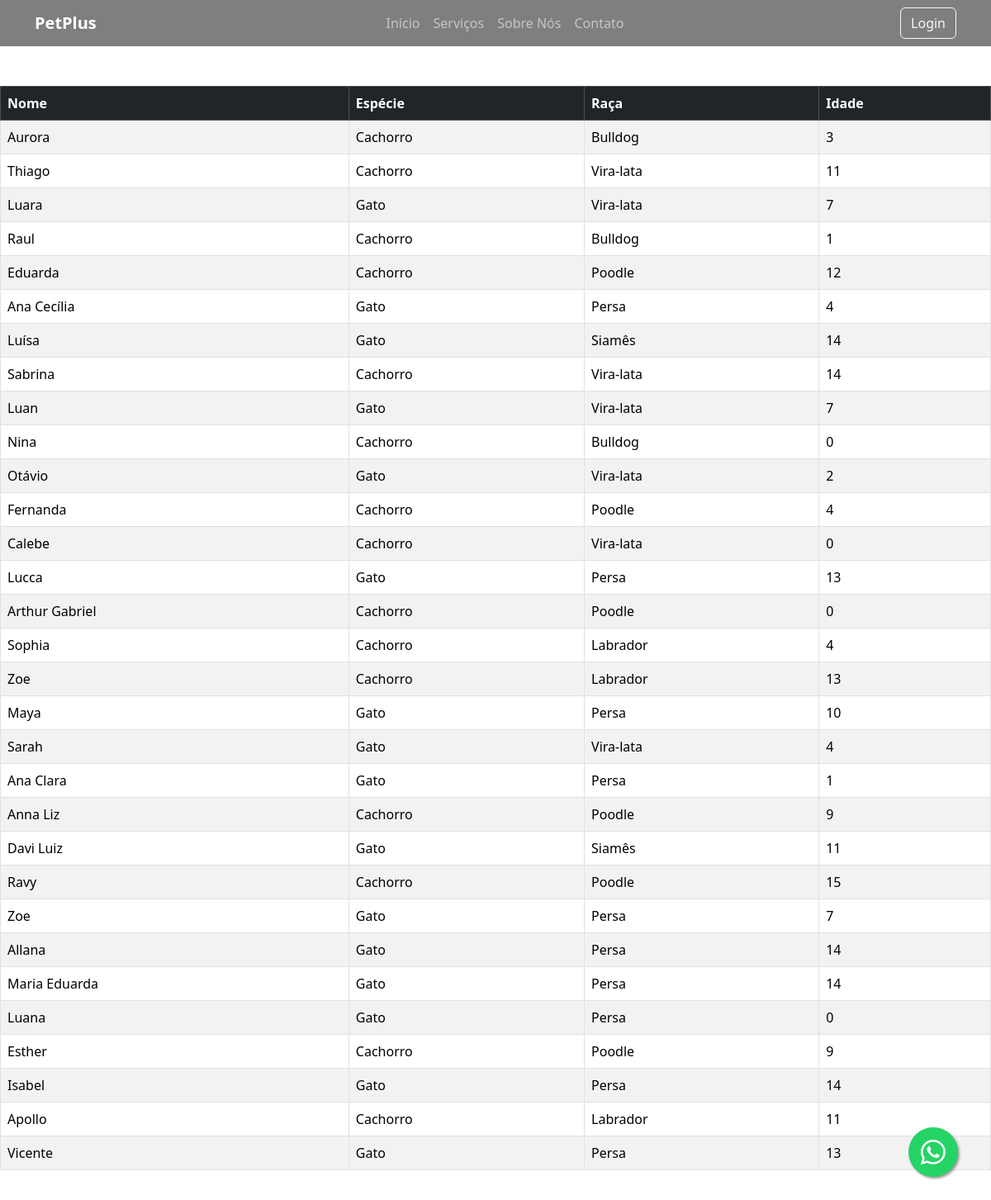
Page /animais/ on the committed database.
### core/models.py (models this page shows, shortened)
class Animal(models.Model):
    ESPECIES = [
        ('C', 'Cachorro'),
        ('G', 'Gato'),
        ('O', 'Outros'),
    ]
    SEXO = [
        ('M', 'Macho'),
        ('F', 'Fêmea'),
    ]
    nome = models.CharField(max_length=100)
    dono = models.ForeignKey(Cliente, on_delete=models.CASCADE, related_name='animais', blank=False, null=False)
    especie = models.CharField(max_length=1, choices=ESPECIES)
    raca = models.CharField(max_length=100)
    data_nascimento = models.DateField(null=True, blank=True)
    peso = models.DecimalField(max_digits=5, decimal_places=2, null=True, blank=True)
    sexo = models.CharField(max_length=1, choices=SEXO)
    observacoes = models.TextField(blank=True)
    @property
    def idade(self):
        if not self.data_nascimento:
            return 0
        hoje = date.today()
        idade_calculada = hoje.year - self.data_nascimento.year -(
            (hoje.month, hoje.day) < (self.data_nascimento.month, self.data_nascimento.day)
            )
        return idade_calculada

### core/views.py (the view)
# urls.py: path('animais/', views.lista_animais, name='lista_animais'),#acesso da Recepcionista
def lista_animais(request):
    animais = Animal.objects.all()
    return render(request, 'Recepcionista/lista_animais.html', {'animais': animais})

### templates/Recepcionista/lista_animais.html (shortened to what this page needs)
{% extends 'base.html' %}
{% block content %}
<div class="contrainer my-5">
    <table class="table table-striped table-bordered">
        <thead class="table-dark">
            <tr>
                <th>Nome</th>
                <th>Espécie</th>
                <th>Raça</th>
                <th>Idade</th>
            </tr>
        </thead>
        <tbody>
            {%for animal in animais %}
            <tr>
                <td>{{animal.nome}}</td>
                <td>{{animal.get_especie_display}}</td>
                <td>{{animal.raca}}</td>
                <td>{{animal.idade}}</td>
            </tr>
            {% empty %}
            <tr>
                <td animal colspan="3" class="text-center">Nenhum animal cadastrado</td>
            </tr>
            {% endfor %}
        </tbody>
    </table>
</div>
{% endblock %}

### static/css/website.css (style rules this page uses)
body { padding-top: 56px; }

### rows in the picture
Animal: nome "Aurora", especie "Cachorro", raca "Bulldog", idade "3"
Animal: nome "Thiago", especie "Cachorro", raca "Vira-lata", idade "11"
Animal: nome "Luara", especie "Gato", raca "Vira-lata", idade "7"
Animal: nome "Raul", especie "Cachorro", raca "Bulldog", idade "1"
Animal: nome "Eduarda", especie "Cachorro", raca "Poodle", idade "12"
Animal: nome "Ana Cecília", especie "Gato", raca "Persa", idade "4"
Animal: nome "Luísa", especie "Gato", raca "Siamês", idade "14"
Animal: nome "Sabrina", especie "Cachorro", raca "Vira-lata", idade "14"
Animal: nome "Luan", especie "Gato", raca "Vira-lata", idade "7"
Animal: nome "Nina", especie "Cachorro", raca "Bulldog", idade "0"
Animal: nome "Otávio", especie "Gato", raca "Vira-lata", idade "2"
Animal: nome "Fernanda", especie "Cachorro", raca "Poodle", idade "4"
Animal: nome "Calebe", especie "Cachorro", raca "Vira-lata", idade "0"
Animal: nome "Lucca", especie "Gato", raca "Persa", idade "13"
Animal: nome "Arthur Gabriel", especie "Cachorro", raca "Poodle", idade "0"
Animal: nome "Sophia", especie "Cachorro", raca "Labrador", idade "4"
Animal: nome "Zoe", especie "Cachorro", raca "Labrador", idade "13"
Animal: nome "Maya", especie "Gato", raca "Persa", idade "10"
Animal: nome "Sarah", especie "Gato", raca "Vira-lata", idade "4"
Animal: nome "Ana Clara", especie "Gato", raca "Persa", idade "1"
Animal: nome "Anna Liz", especie "Cachorro", raca "Poodle", idade "9"
Animal: nome "Davi Luiz", especie "Gato", raca "Siamês", idade "11"
Animal: nome "Ravy", especie "Cachorro", raca "Poodle", idade "15"
Animal: nome "Zoe", especie "Gato", raca "Persa", idade "7"
Animal: nome "Allana", especie "Gato", raca "Persa", idade "14"
Animal: nome "Maria Eduarda", especie "Gato", raca "Persa", idade "14"
Animal: nome "Luana", especie "Gato", raca "Persa", idade "0"
Animal: nome "Esther", especie "Cachorro", raca "Poodle", idade "9"
Animal: nome "Isabel", especie "Gato", raca "Persa", idade "14"
Animal: nome "Apollo", especie "Cachorro", raca "Labrador", idade "11"
Animal: nome "Vicente", especie "Gato", raca "Persa", idade "13"
